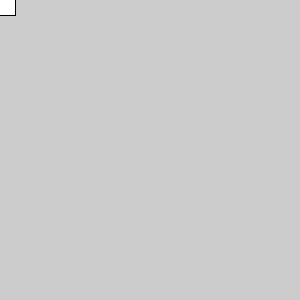
Frame 1 (no input)
Frame 60 (the mouse pressed at the canvas centre just before this capture): identical to frame 1, image omitted
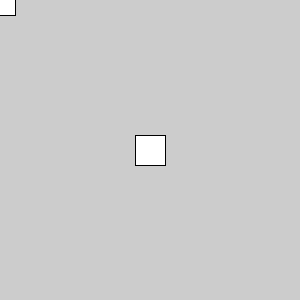
Frame 120 (the mouse held since frame 60 and released just before this capture)

The Processing sketch that drew these frames (run headless with seeded random() and noise(); from frame 60 on, the mouse is pressed at the canvas centre):

// Processing sketch: exercicio1
// ── exercicio1.pde
//exercicio 1
//Escreva um programa que desenha um quadrado onde quer que o mouse esteja na tela,
//centralizado na posição do mouse. O quadrado deve deixar um rastro na tela
//quando você mover o mouse.
void setup() {
  size(300,300);
}

void draw() {
  int tamanhoLado = 30;
  rect(mouseX-tamanhoLado/2, mouseY - tamanhoLado/2, tamanhoLado, tamanhoLado);
}
